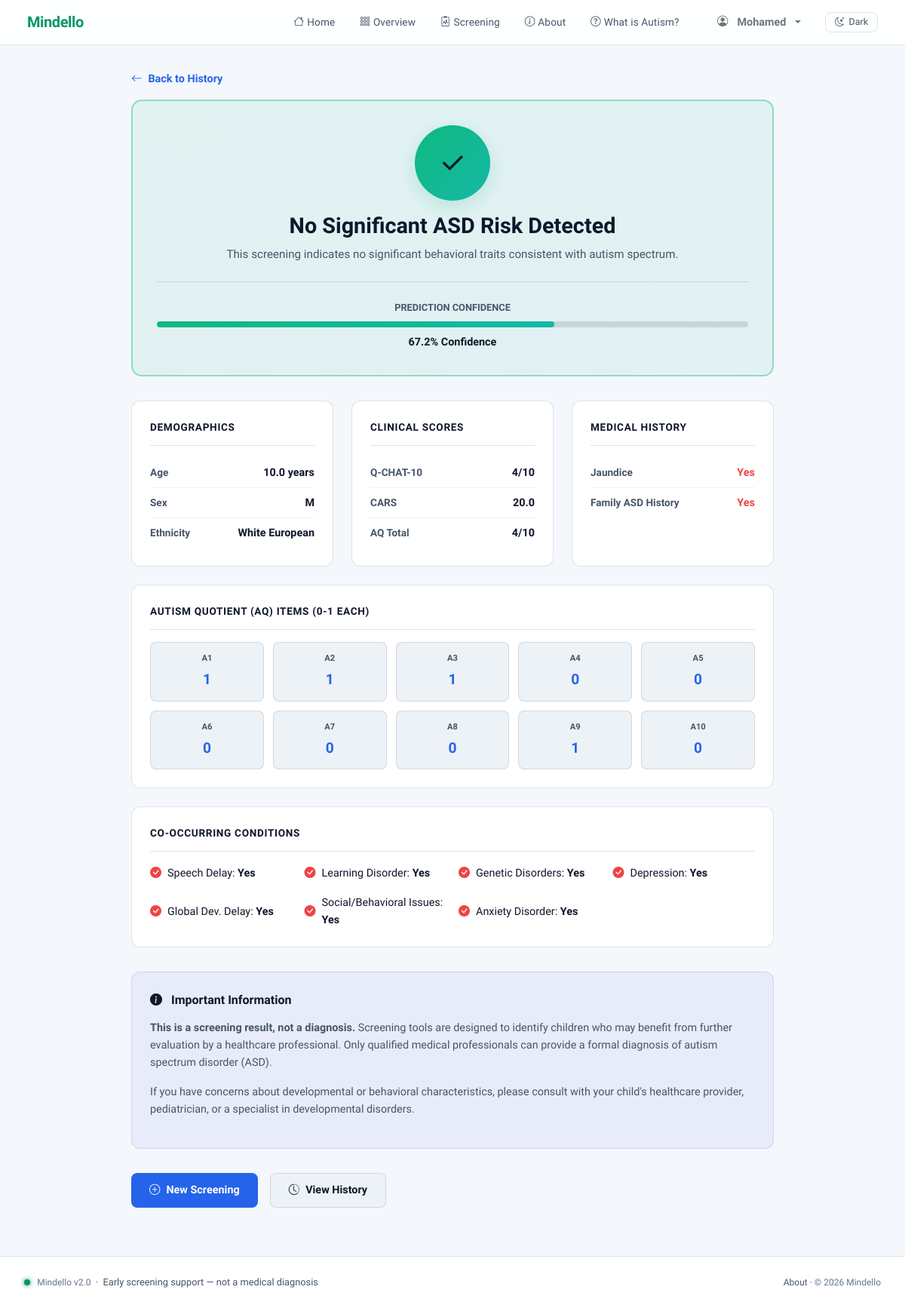
Screenshot of /history/3/ (signed in) with the database file from the repository.
### ml_app/models.py (models this page shows, shortened)
class PredictionRecord(models.Model):
    user = models.ForeignKey(User, on_delete=models.CASCADE, related_name='predictions', null=True, blank=True)
    a1_score = models.IntegerField()
    a2_score = models.IntegerField()
    a3_score = models.IntegerField()
    a4_score = models.IntegerField()
    a5_score = models.IntegerField()
    a6_score = models.IntegerField()
    a7_score = models.IntegerField()
    a8_score = models.IntegerField()
    a9_score = models.IntegerField()
    a10_score = models.IntegerField()
    qchat_10_score = models.IntegerField()
    age = models.FloatField()
    sex = models.CharField(max_length=10)
    ethnicity = models.CharField(max_length=50)
    jaundice = models.CharField(max_length=5)
    family_mem_with_asd = models.CharField(max_length=5)
    speech_delay = models.CharField(max_length=5)
    learning_disorder = models.CharField(max_length=5)
    genetic_disorders = models.CharField(max_length=5)
    depression = models.CharField(max_length=5)
    global_developmental_delay = models.CharField(max_length=5)
    social_behavioural_issues = models.CharField(max_length=5)
    childhood_autism_rating_scale = models.FloatField()
    anxiety_disorder = models.CharField(max_length=5)
    prediction = models.CharField(max_length=5)  # YES / NO
    confidence = models.FloatField(null=True, blank=True)
    created_at = models.DateTimeField(auto_now_add=True)
    class Meta:
        ordering = ['-created_at']

### ml_app/views.py (the view)
# urls.py: path('history/<int:pk>/', views.prediction_detail, name='prediction_detail'),
@login_required
def prediction_detail(request, pk):
    prediction = get_object_or_404(PredictionRecord, pk=pk, user=request.user)
    prediction_data = {
        'aq_scores': {
            f'A{i}': getattr(prediction, f'a{i}_score', 0)
            for i in range(1, 11)
        },
        'clinical': {
            'Q-CHAT-10': prediction.qchat_10_score,
            'CARS': prediction.childhood_autism_rating_scale,
        },
        'demographics': {
            'Age': prediction.age,
            'Sex': prediction.sex,
            'Ethnicity': prediction.ethnicity,
        },
        'medical_history': {
            'Jaundice': prediction.jaundice,
            'Family ASD History': prediction.family_mem_with_asd,
        },
        'conditions': {
            'Speech Delay': prediction.speech_delay,
            'Learning Disorder': prediction.learning_disorder,
            'Genetic Disorders': prediction.genetic_disorders,
            'Depression': prediction.depression,
            'Global Dev. Delay': prediction.global_developmental_delay,
            'Social/Behavioral Issues': prediction.social_behavioural_issues,
            'Anxiety Disorder': prediction.anxiety_disorder,
        },
    }
    return render(request, 'ml_app/prediction_detail.html', {
        'prediction': prediction,
        'prediction_data': prediction_data,
        'aq_total': sum(prediction_data['aq_scores'].values()),
    })

### ml_app/templates/ml_app/prediction_detail.html (shortened to what this page needs)
{% extends "base.html" %}
{% block content %}
<div class="detail-container">
  <a href="{% url 'ml_app:history' %}" class="back-link">
    <i class="bi bi-arrow-left"></i> Back to History
  </a>
  <div class="result-banner {% if prediction.prediction == 'YES' %}risk{% else %}clear{% endif %}">
    <div class="result-badge-large {% if prediction.prediction == 'YES' %}risk{% else %}clear{% endif %}">
      {% if prediction.prediction == 'YES' %}
        ⚠️
      {% else %}
        ✓
      {% endif %}
    </div>
    <h1 class="result-title">
      {% if prediction.prediction == 'YES' %}
        Risk of ASD Traits Detected
      {% else %}
        No Significant ASD Risk Detected
      {% endif %}
    </h1>
    <p class="result-subtitle">
      {% if prediction.prediction == 'YES' %}
        This screening indicates behavioral traits consistent with autism spectrum characteristics.
      {% else %}
        This screening indicates no significant behavioral traits consistent with autism spectrum.
      {% endif %}
    </p>
    {% if prediction.confidence %}
      <div class="confidence-display">
        <div class="confidence-label">Prediction Confidence</div>
        <div class="confidence-bar">
          <div class="confidence-fill {% if prediction.prediction == 'YES' %}risk{% else %}clear{% endif %}"></div>
        </div>
        <div class="confidence-value">{{ prediction.confidence }}% Confidence</div>
      </div>
    {% endif %}
  </div>
  <div class="data-grid">
    <div class="data-card">
      <div class="data-card-title">Demographics</div>
      <div class="data-item">
        <span class="data-label">Age</span>
        <span class="data-value">{{ prediction.age }} years</span>
      </div>
      <div class="data-item">
        <span class="data-label">Sex</span>
        <span class="data-value">{{ prediction.sex|upper }}</span>
      </div>
      <div class="data-item">
        <span class="data-label">Ethnicity</span>
        <span class="data-value">{{ prediction.ethnicity }}</span>
      </div>
    </div>
    <div class="data-card">
      <div class="data-card-title">Clinical Scores</div>
      <div class="data-item">
        <span class="data-label">Q-CHAT-10</span>
        <span class="data-value">{{ prediction.qchat_10_score }}/10</span>
      </div>
      <div class="data-item">
        <span class="data-label">CARS</span>
        <span class="data-value">{{ prediction.childhood_autism_rating_scale }}</span>
      </div>
      <div class="data-item">
        <span class="data-label">AQ Total</span>
        <span class="data-value">{{ aq_total }}/10</span>
      </div>
    </div>
    <div class="data-card">
      <div class="data-card-title">Medical History</div>
      <div class="data-item">
        <span class="data-label">Jaundice</span>
        <span class="data-value">
          {% if prediction.jaundice == '1' %}
            <span style="color: #ef4444;">Yes</span>
          {% else %}
            <span style="color: #10b981;">No</span>
          {% endif %}
        </span>
      </div>
      <div class="data-item">
        <span class="data-label">Family ASD History</span>
        <span class="data-value">
          {% if prediction.family_mem_with_asd == '1' %}
            <span style="color: #ef4444;">Yes</span>
          {% else %}
            <span style="color: #10b981;">No</span>
          {% endif %}
        </span>
      </div>
    </div>
  </div>
  <div class="data-card" style="margin-top: 1.5rem;">
    <div class="data-card-title">Autism Quotient (AQ) Items (0-1 each)</div>
    <div class="aq-grid">
      {% for key, value in prediction_data.aq_scores.items %}
        <div class="aq-item">
          <div class="aq-label">{{ key }}</div>
          <div class="aq-value">{{ value }}</div>
        </div>
      {% endfor %}
    </div>
  </div>
  <div class="data-card" style="margin-top: 1.5rem;">
    <div class="data-card-title">Co-occurring Conditions</div>
    <div style="display: grid; grid-template-columns: repeat(auto-fit, minmax(150px, 1fr)); gap: 1rem; margin-top: 1rem;">
      {% for condition, value in prediction_data.conditions.items %}
        <div style="display: flex; align-items: center; gap: 0.5rem;">
          <i class="bi {% if value == '1' %}bi-check-circle-fill{% else %}bi-x-circle-fill{% endif %}" style="color: {% if value == '1' %}#ef4444{% else %}#10b981{% endif %};"></i>
          <span style="font-size: 0.9rem;">{{ condition }}: <strong>{% if value == '1' %}Yes{% else %}No{% endif %}</strong></span>
        </div>
      {% endfor %}
    </div>
  </div>
  <div class="recommendation-card">
    <div class="recommendation-title">
      <i class="bi bi-info-circle-fill"></i>
      Important Information
    </div>
    <div class="recommendation-text">
      <p>
        <strong>This is a screening result, not a diagnosis.</strong> Screening tools are designed to identify children who may benefit from further evaluation by a healthcare professional. Only qualified medical professionals can provide a formal diagnosis of autism spectrum disorder (ASD).
      </p>
      <p>
        If you have concerns about developmental or behavioral characteristics, please consult with your child's healthcare provider, pediatrician, or a specialist in developmental disorders.
      </p>
    </div>
  </div>
  <div class="action-buttons">
    <a href="{% url 'ml_app:predict' %}" class="btn btn-primary">
      <i class="bi bi-plus-circle"></i> New Screening
    </a>
    <a href="{% url 'ml_app:history' %}" class="btn btn-secondary">
      <i class="bi bi-clock-history"></i> View History
    </a>
  </div>
</div>
{% endblock %}

### templates/base.html (shortened to what this page needs)
<!DOCTYPE html>
<html lang="en" data-theme="light">
<head>
  <link href="https://cdn.jsdelivr.net/npm/bootstrap@5.3.2/dist/css/bootstrap.min.css" rel="stylesheet">
  <link href="https://cdn.jsdelivr.net/npm/bootstrap-icons@1.11.3/font/bootstrap-icons.min.css" rel="stylesheet">
</head>
<body>
<nav class="navbar navbar-expand-lg">
  <div class="container-fluid">
    <a class="navbar-brand" href="{% url 'ml_app:home' %}">Mindello</a>
    <div class="collapse navbar-collapse" id="navmenu">
      <ul class="navbar-nav ms-auto align-items-center gap-1">
        {% if user.is_authenticated %}
          <li class="nav-item">
            <a class="nav-link {% if request.resolver_match.url_name == 'home' %}active{% endif %}" href="{% url 'ml_app:home' %}">
              <i class="bi bi-house me-1"></i>Home
            </a>
          </li>
          <li class="nav-item">
            <a class="nav-link {% if request.resolver_match.url_name == 'dashboard' %}active{% endif %}" href="{% url 'ml_app:dashboard' %}">
              <i class="bi bi-grid-3x3-gap me-1"></i>Overview
            </a>
          </li>
          <li class="nav-item">
            <a class="nav-link {% if request.resolver_match.url_name == 'predict' %}active{% endif %}" href="{% url 'ml_app:predict' %}">
              <i class="bi bi-clipboard2-pulse me-1"></i>Screening
            </a>
          </li>
          <li class="nav-item">
            <a class="nav-link {% if request.resolver_match.url_name == 'about' %}active{% endif %}" href="{% url 'ml_app:about' %}">
              <i class="bi bi-info-circle me-1"></i>About
            </a>
          </li>
          <li class="nav-item">
            <a class="nav-link {% if request.resolver_match.url_name == 'autism' %}active{% endif %}" href="{% url 'ml_app:autism' %}">
              <i class="bi bi-question-circle me-1"></i>What is Autism?
            </a>
          </li>
          <li class="nav-item ms-2">
            <div class="dropdown">
              <button class="btn btn-sm btn-outline-secondary dropdown-toggle" type="button" id="userMenu" data-bs-toggle="dropdown">
                <i class="bi bi-person-circle me-1"></i>{{ user.first_name|default:user.username }}
              </button>
            </div>
          </li>
        {% endif %}
        <li class="nav-item ms-1">
          <button class="theme-toggle" type="button" id="themeToggleBtn" aria-label="Toggle theme">
            <i class="bi bi-moon-stars" id="themeToggleIcon"></i>
            <span id="themeToggleLabel">Dark</span>
          </button>
        </li>
      </ul>
    </div>
  </div>
</nav>
{% block content %}{% endblock %}
<footer>
  <div>
    <span class="glow-dot glow-dot-green"></span>
    <span style="font-family:var(--font-mono);font-size:0.75rem;color:var(--text-dim);">Mindello v2.0</span>
    &nbsp;·&nbsp; Early screening support — not a medical diagnosis
  </div>
  <div style="font-size:0.75rem;">
    <a href="{% url 'ml_app:about' %}">About</a> &middot;
    <span style="color:var(--text-dim);">© 2026 Mindello</span>
  </div>
</footer>
</body>
</html>

### templates/base.html (style rules this page uses)
:root { --bg-base: #f4f7fb; --bg-card: #ffffff; --bg-elevated: #edf2f7; --border: rgba(15,23,42,0.12); --border-glow: rgba(37,99,235,0.3); --text-primary: #0f172a; --text-muted: #475569; --text-dim: #64748b; --accent: #059669; --accent-blue: #2563eb; --accent-violet: #7c3aed; --accent-amber: #d97706; --danger: #dc2626; --nav-bg: rgba(255,255,255,0.9); --brand-icon-text: #0f172a; --btn-primary-text: #0f172a; --scrollbar-thumb: #94a3b8; --table-head-bg: #eef2f7; --table-row-hover: rgba(37,99,235,0.06); --alert-bg: rgba(245,158,11,0.14); --alert-border: rgba(217,119,6,0.3); --alert-text: #92400e; --spinner-overlay-bg: rgba(15,23,42,0.45); --progress-track: rgba(15,23,42,0.12); --info-tip-bg: rgba(124,58,237,0.08); --info-tip-border: rgba(124,58,237,0.24); --info-tip-text: #5b21b6; --section-soft-bg: rgba(37,99,235,0.06); --shadow-card: rgba(15,23,42,0.12); --font-mono: 'Plus Jakarta Sans', system-ui, -apple-system, sans-serif; --font-body: 'Plus Jakarta Sans', system-ui, -apple-system, sans-serif; --font-display: 'Plus Jakarta Sans', system-ui, -apple-system, sans-serif; --sidebar-w: 240px; }
*, *::before, *::after { box-sizing: border-box; }
html { font-family: var(--font-body); }
body { background: var(--bg-base); color: var(--text-primary); font-family: var(--font-body); font-size: 15px; line-height: 1.6; min-height: 100vh; }
h1, h2, h3, h4, h5, h6, .btn, .form-control, .form-select, .dropdown-menu { font-family: var(--font-body); }
.navbar { background: var(--nav-bg); backdrop-filter: blur(16px); border-bottom: 1px solid var(--border); padding: 0 1.5rem; height: 60px; position: sticky; top: 0; z-index: 1000; }
.navbar-brand { font-family: var(--font-body); font-size: 1.25rem; font-weight: 700; color: var(--accent) !important; letter-spacing: -0.02em; }
.nav-link { color: var(--text-muted) !important; font-size: 0.85rem; font-weight: 500; padding: 0.4rem 0.9rem !important; border-radius: 6px; transition: all 0.2s; letter-spacing: 0.01em; }
footer { border-top: 1px solid var(--border); background: var(--bg-card); padding: 1.5rem 2rem; font-size: 0.8rem; color: var(--text-muted); display: flex; align-items: center; justify-content: space-between; }
footer a { color: var(--text-muted); text-decoration: none; }
.theme-toggle { background: transparent; color: var(--text-muted); border: 1px solid var(--border); border-radius: 8px; padding: 0.35rem 0.75rem; font-size: 0.78rem; font-family: var(--font-mono); display: inline-flex; align-items: center; gap: 6px; line-height: 1; transition: all 0.2s; }
.glow-dot { display: inline-block; width: 8px; height: 8px; border-radius: 50%; margin-right: 6px; animation: pulse-dot 2s ease-in-out infinite; }
.glow-dot-green { background: var(--accent); box-shadow: 0 0 6px var(--accent); }

### rows the page displays
PredictionRecord: confidence "67.2", age "10.0", sex "M", ethnicity "White European", qchat_10_score "4", childhood_autism_rating_scale "20.0"

### other values shown
{{ user.first_name|default:user.username }} "Mohamed"
{{ aq_total }} "4"
{{ key }} "A1" "A2" "A3" "A4" "A5" "A6" "A7" "A8" "A9" "A10"
{{ value }} "1" "1" "1" "0" "0" "0" "0" "0" "1" "0"
{{ condition }} "Speech Delay" "Learning Disorder" "Genetic Disorders" "Depression" "Global Dev. Delay" "Social/Behavioral Issues" "Anxiety Disorder"
